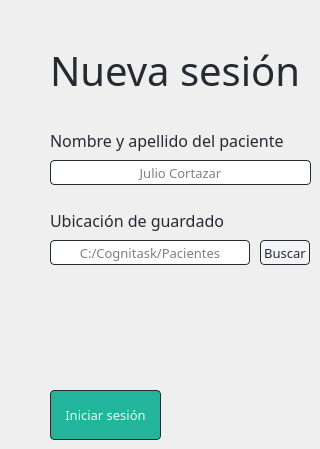
        <widget class="QWidget" name="nueva_sesion_pagina">
         <widget class="QLabel" name="nueva_sesion_titulo">
          <property name="geometry">
           <rect>
            <x>50</x>
            <y>40</y>
            <width>261</width>
            <height>61</height>
           </rect>
          </property>
          <property name="font">
           <font>
            <family>Gilroy-Light</family>
            <pointsize>30</pointsize>
            <weight>50</weight>
            <bold>false</bold>
           </font>
          </property>
          <property name="styleSheet">
           <string notr="true">color:  rgb(38, 43, 50);</string>
          </property>
          <property name="text">
           <string>Nueva sesión</string>
          </property>
          <property name="alignment">
           <set>Qt::AlignLeading|Qt::AlignLeft|Qt::AlignVCenter</set>
          </property>
          <property name="margin">
           <number>0</number>
          </property>
         </widget>
         <widget class="QLabel" name="nombre_texto">
          <property name="geometry">
           <rect>
            <x>50</x>
            <y>130</y>
            <width>250</width>
            <height>21</height>
           </rect>
          </property>
          <property name="minimumSize">
           <size>
            <width>250</width>
            <height>0</height>
           </size>
          </property>
          <property name="maximumSize">
           <size>
            <width>250</width>
            <height>16777215</height>
           </size>
          </property>
          <property name="font">
           <font>
            <family>Gilroy-Regular</family>
            <pointsize>12</pointsize>
            <weight>50</weight>
            <bold>false</bold>
           </font>
          </property>
          <property name="styleSheet">
           <string notr="true">color: rgb(38, 43, 50);</string>
          </property>
          <property name="text">
           <string>Nombre y apellido del paciente</string>
          </property>
         </widget>
         <widget class="QLineEdit" name="nombre_entrada">
          <property name="geometry">
           <rect>
            <x>50</x>
            <y>160</y>
            <width>261</width>
            <height>25</height>
           </rect>
          </property>
          <property name="font">
           <font>
            <family>Gilroy-Regular</family>
            <pointsize>10</pointsize>
           </font>
          </property>
          <property name="styleSheet">
           <string notr="true">background-color: rgb(255, 255, 255);
border-radius:4px;
border-style: solid;
border-width:1px;
border-color:  rgb(38, 43, 50);</string>
          </property>
          <property name="text">
           <string/>
          </property>
          <property name="alignment">
           <set>Qt::AlignCenter</set>
          </property>
          <property name="placeholderText">
           <string>Julio Cortazar</string>
          </property>
         </widget>
         <widget class="QLineEdit" name="directorio_entrada">
          <property name="geometry">
           <rect>
            <x>50</x>
            <y>240</y>
            <width>200</width>
            <height>25</height>
           </rect>
          </property>
          <property name="minimumSize">
           <size>
            <width>0</width>
            <height>25</height>
           </size>
          </property>
          <property name="maximumSize">
           <size>
            <width>200</width>
            <height>25</height>
           </size>
          </property>
          <property name="font">
           <font>
            <family>Gilroy-Regular</family>
            <pointsize>10</pointsize>
           </font>
          </property>
          <property name="styleSheet">
           <string notr="true">background-color: rgb(255, 255, 255);
border-radius:4px;
border-style: solid;
border-width:1px;
border-color:  rgb(38, 43, 50);</string>
          </property>
          <property name="text">
           <string/>
          </property>
          <property name="alignment">
           <set>Qt::AlignCenter</set>
          </property>
          <property name="readOnly">
           <bool>true</bool>
          </property>
          <property name="placeholderText">
           <string>C:/Cognitask/Pacientes</string>
          </property>
          <property name="clearButtonEnabled">
           <bool>false</bool>
          </property>
         </widget>
         <widget class="QLabel" name="directorio_texto">
          <property name="geometry">
           <rect>
            <x>50</x>
            <y>210</y>
            <width>180</width>
            <height>21</height>
           </rect>
          </property>
          <property name="minimumSize">
           <size>
            <width>180</width>
            <height>0</height>
           </size>
          </property>
          <property name="maximumSize">
           <size>
            <width>180</width>
            <height>16777215</height>
           </size>
          </property>
          <property name="font">
           <font>
            <family>Gilroy-Regular</family>
            <pointsize>12</pointsize>
           </font>
          </property>
          <property name="styleSheet">
           <string notr="true">color: rgb(38, 43, 50);</string>
          </property>
          <property name="text">
           <string>Ubicación de guardado</string>
          </property>
         </widget>
         <widget class="QPushButton" name="directorio_boton">
          <property name="geometry">
           <rect>
            <x>260</x>
            <y>240</y>
            <width>50</width>
            <height>25</height>
           </rect>
          </property>
          <property name="minimumSize">
           <size>
            <width>50</width>
            <height>25</height>
           </size>
          </property>
          <property name="maximumSize">
           <size>
            <width>50</width>
            <height>25</height>
           </size>
          </property>
          <property name="font">
           <font>
            <family>Gilroy-Regular</family>
            <pointsize>10</pointsize>
           </font>
          </property>
          <property name="styleSheet">
           <string notr="true">QPushButton {
background-color: rgb(244, 244, 248);
color: rgb(38, 43, 50);
border-radius:4px;
border-style: solid;
border-width:1px;
border-color:  rgb(38, 43, 50);
}
QPushButton:hover{
border-radius:4px;
background-color: rgb(252, 252, 252);
color: rgb(38, 43, 50);
border-style: solid;
border-width:1px;
border-color:  rgb(38, 43, 50);
}</string>
          </property>
          <property name="text">
           <string>Buscar</string>
          </property>
         </widget>
         <widget class="QPushButton" name="iniciar_sesion_boton">
          <property name="geometry">
           <rect>
            <x>50</x>
            <y>390</y>
            <width>111</width>
            <height>50</height>
           </rect>
          </property>
          <property name="minimumSize">
           <size>
            <width>111</width>
            <height>0</height>
           </size>
          </property>
          <property name="maximumSize">
           <size>
            <width>111</width>
            <height>16777215</height>
           </size>
          </property>
          <property name="font">
           <font>
            <family>Gilroy-Regular</family>
            <pointsize>10</pointsize>
           </font>
          </property>
          <property name="styleSheet">
           <string notr="true">QPushButton{
color: rgb(242, 242, 242);
border-radius:4px;
background-color: rgb(35, 181, 156);
border-style: solid;
border-width:1px;
border-color:  rgb(38, 43, 50);
}

QPushButton:hover{
background-color: rgb(47, 193, 165);
color: rgb(242, 242, 242);
border-radius:4px;
}

</string>
          </property>
          <property name="text">
           <string>Iniciar sesión</string>
          </property>
         </widget>
        </widget>
